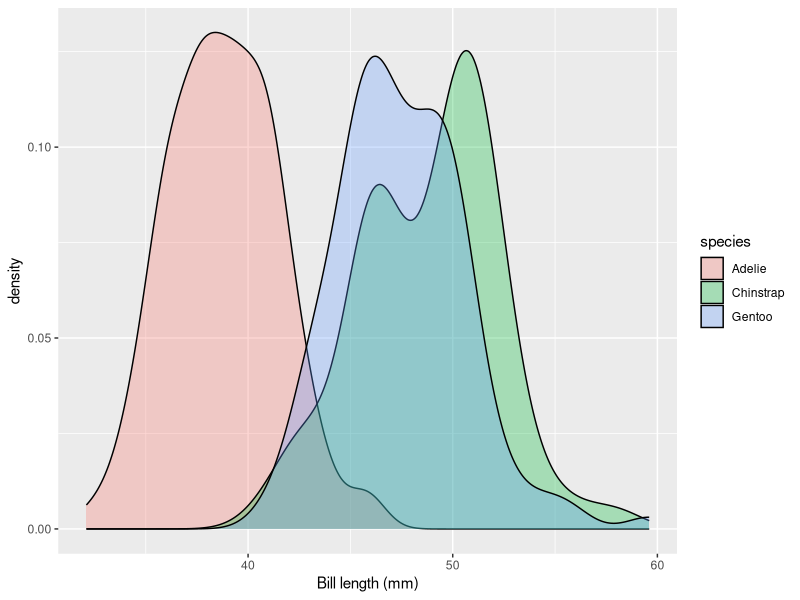

This chart was generated by the following R code:
## ---- chunk 1
#| label: fig-density
library(palmerpenguins)
library(ggplot2)

penguins |> 
ggplot(aes(x = bill_length_mm, fill = species)) +
  geom_density(alpha = 0.3) +
  labs(x = "Bill length (mm)")
